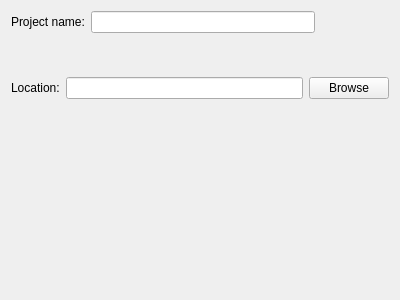
<?xml version="1.0" encoding="UTF-8"?>
<ui version="4.0">
 <class>NewProjectPage</class>
 <widget class="QWizardPage" name="NewProjectPage">
  <property name="geometry">
   <rect>
    <x>0</x>
    <y>0</y>
    <width>400</width>
    <height>300</height>
   </rect>
  </property>
  <property name="windowTitle">
   <string>WizardPage</string>
  </property>
  <layout class="QGridLayout" name="gridLayout">
   <item row="0" column="0" colspan="2">
    <layout class="QHBoxLayout" name="horizontalLayout">
     <item>
      <widget class="QLabel" name="label">
       <property name="minimumSize">
        <size>
         <width>63</width>
         <height>16</height>
        </size>
       </property>
       <property name="text">
        <string>Project name:</string>
       </property>
      </widget>
     </item>
     <item>
      <widget class="QLineEdit" name="projectName"/>
     </item>
    </layout>
   </item>
   <item row="0" column="2">
    <spacer name="horizontalSpacer">
     <property name="orientation">
      <enum>Qt::Horizontal</enum>
     </property>
     <property name="sizeType">
      <enum>QSizePolicy::Fixed</enum>
     </property>
     <property name="sizeHint" stdset="0">
      <size>
       <width>68</width>
       <height>20</height>
      </size>
     </property>
    </spacer>
   </item>
   <item row="1" column="0">
    <spacer name="verticalSpacer_2">
     <property name="orientation">
      <enum>Qt::Vertical</enum>
     </property>
     <property name="sizeType">
      <enum>QSizePolicy::Fixed</enum>
     </property>
     <property name="sizeHint" stdset="0">
      <size>
       <width>20</width>
       <height>38</height>
      </size>
     </property>
    </spacer>
   </item>
   <item row="2" column="0" colspan="3">
    <layout class="QHBoxLayout" name="horizontalLayout_2">
     <item>
      <widget class="QLabel" name="label_2">
       <property name="text">
        <string>Location:</string>
       </property>
      </widget>
     </item>
     <item>
      <widget class="QLineEdit" name="location">
       <property name="minimumSize">
        <size>
         <width>211</width>
         <height>20</height>
        </size>
       </property>
      </widget>
     </item>
     <item>
      <widget class="QPushButton" name="pushButton">
       <property name="text">
        <string>Browse</string>
       </property>
      </widget>
     </item>
    </layout>
   </item>
   <item row="3" column="1">
    <spacer name="verticalSpacer">
     <property name="orientation">
      <enum>Qt::Vertical</enum>
     </property>
     <property name="sizeHint" stdset="0">
      <size>
       <width>20</width>
       <height>172</height>
      </size>
     </property>
    </spacer>
   </item>
  </layout>
 </widget>
 <resources/>
 <connections/>
</ui>
